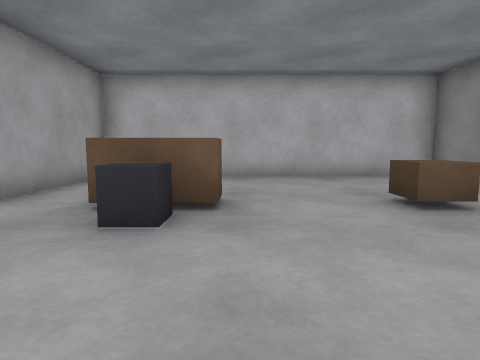
View 1 (above)

24 first-person views from a walk through a world built for the Gazebo simulator. The camera is 0.72 m above the floor, tilts 6° down and sees 75° across. The floor is counted in squares, 1 m on a side. Each view is taken from the middle of a square. On the plan, view 1 faces up. The plan holds only what a view shows up to about 10 squares ahead; the rest is blank.

View 2
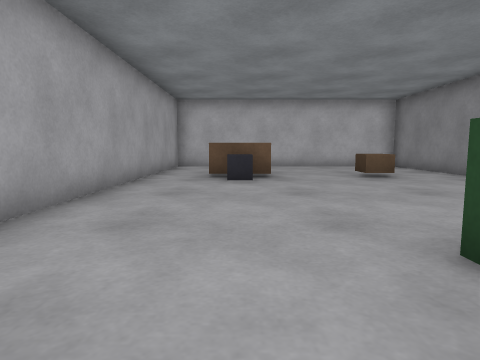

View 3
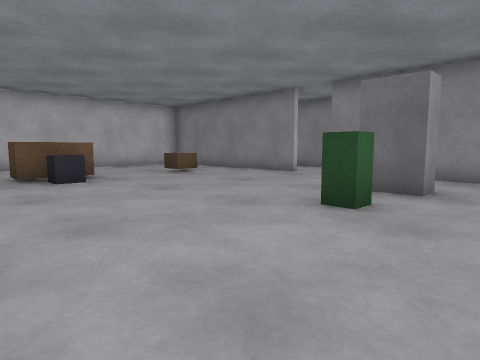

View 4
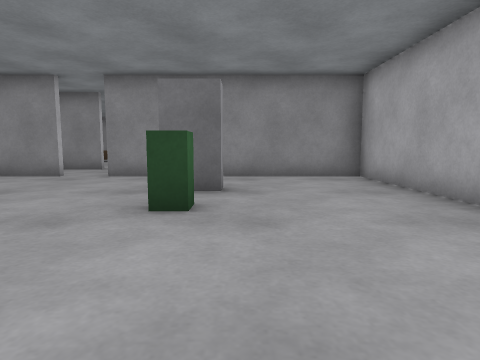

View 5
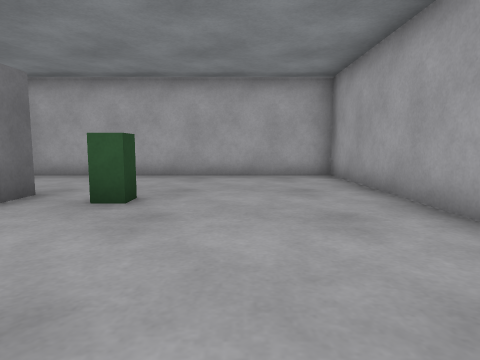

View 6
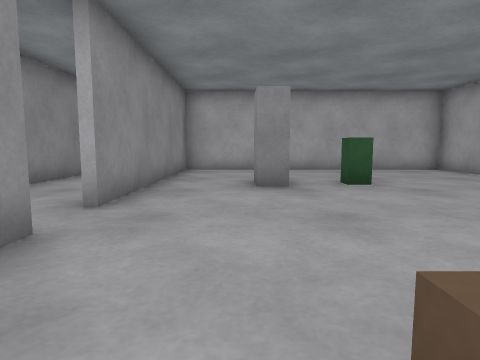

View 7
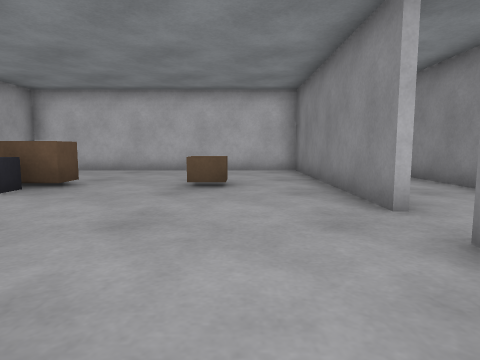

View 8
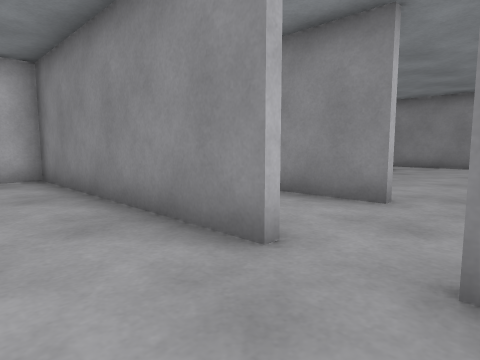

View 9
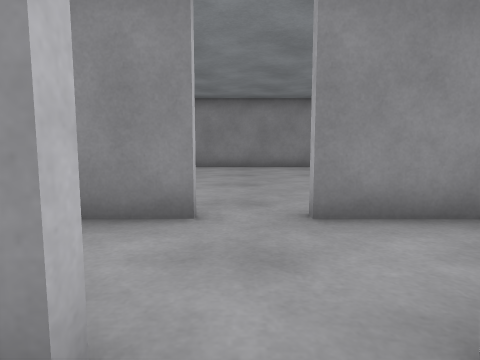

View 10
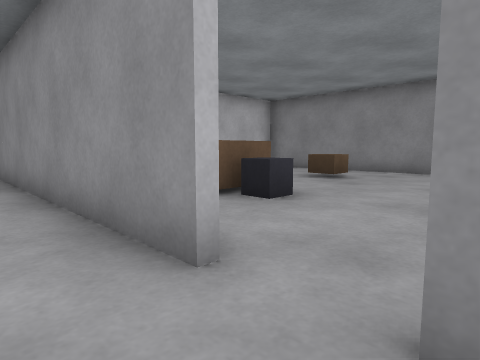

View 11
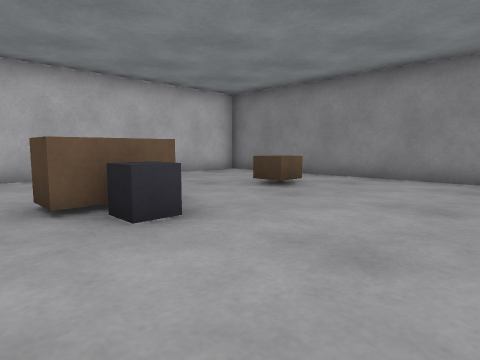

View 12
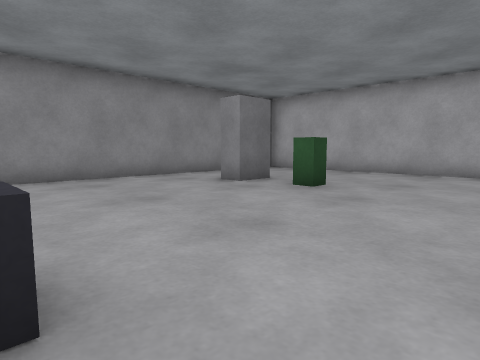

View 13
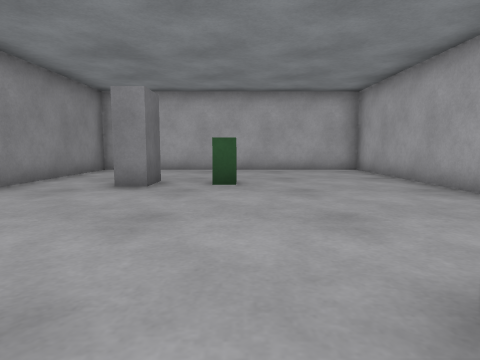

View 14
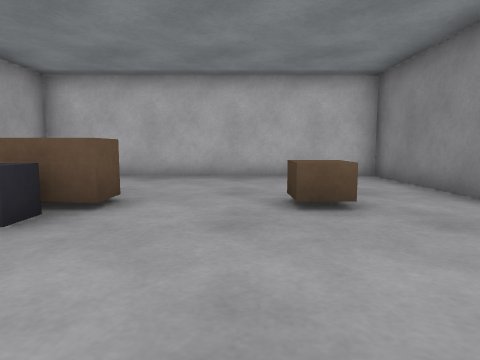

View 15
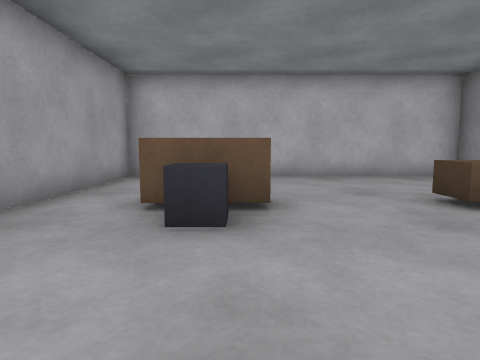

View 16
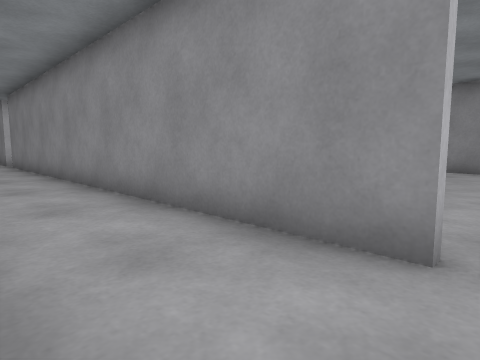

View 17
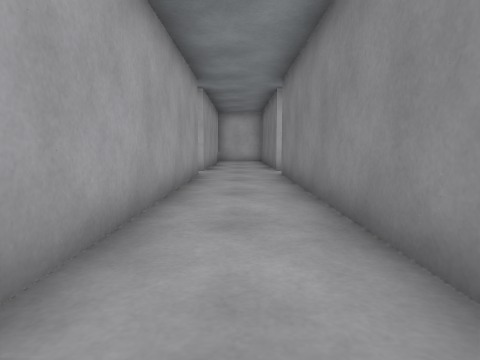

View 18
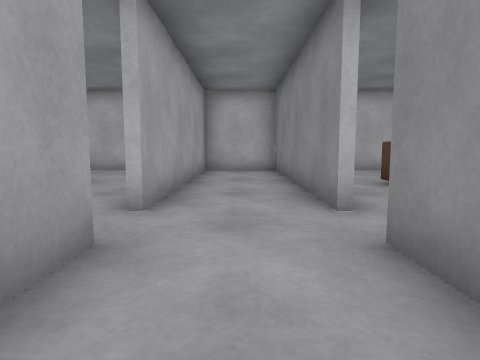

View 19
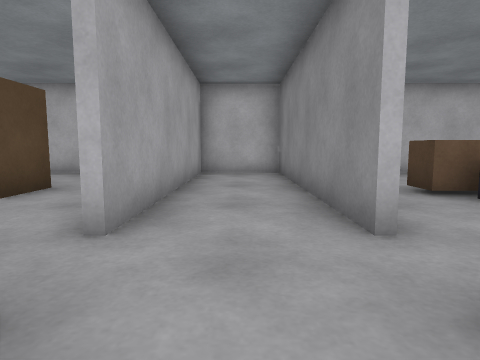

View 20
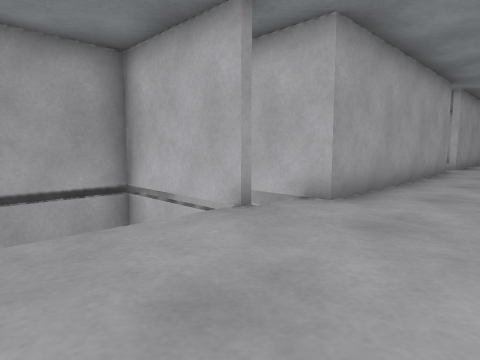

View 21
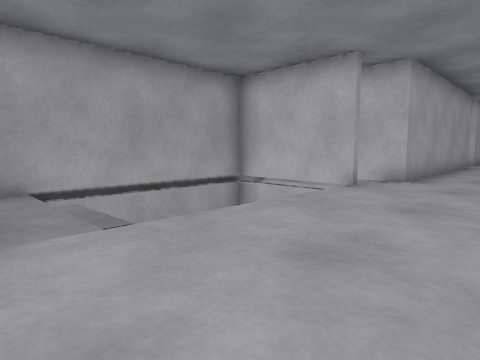

View 22
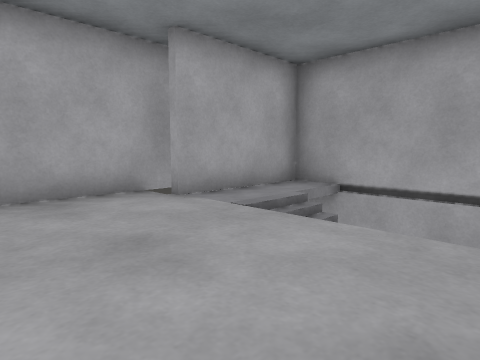

View 23
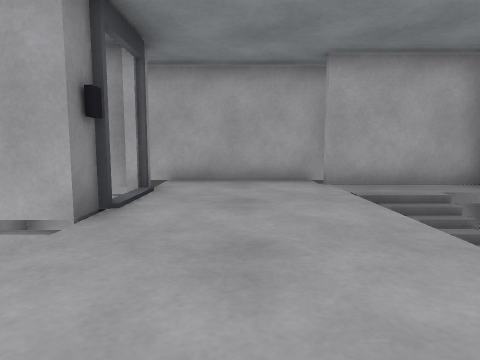

View 24
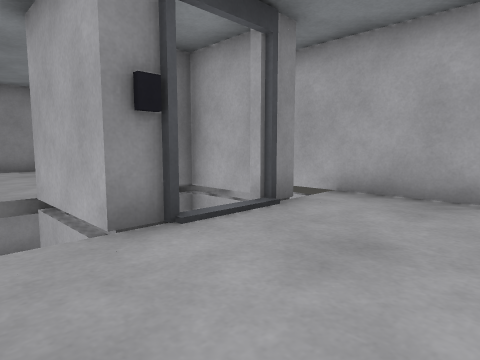

### Floor plan
Key: @ floor where view 1 was taken; # wall or solid block; x gap in a wall; . main floor; - floor 1.3 m lower than the main floor; / step, stairs or slope; v drop or lower ground; B brown box; G grey box; R green box; A dark grey box; P grey post; W white box; O other object.
Columns run from 4 left of view 1 to 16 right of it. Each row starts with its distance up from view 1.
 22      ##  ###  ####
 21      ... #.# ..
 20       .. #.# ..
 19       .. #.# .
 18       B..#.#.BB
 17        ..#.#..O
 16        ..#.#..
 15         .....
 14          #.#
 13          #.#
 12          #.#
 11          #.#
 10          #.#
  9          #.#
  8  #########.##########
  7 #........#.#........#
  6 #........#.#........#
  5 #........#.#........#
  4 #.BB..B..#.#.BB..B..#
  3 #..G.....#.#..G.....#
  2 #........#.#........#
  1 #...................#
  0 #...@....#.#........#
 -1 #........#.#........#
 -2 #....RG..#.#...R.G..#
 -3 #........#.#........#
 -4 #........#.#........#
 -5 #........#.#........#
 -6 ##########.##########
 -7      xvvv .
 -8      G  v
 -9      G  -. .
-10      G  /  .Av      #
-11      #  /   P #     #
-12      #  .  PW #
-13      ####  .vvx
-14         v###vv

Positions as (right, up) in squares from view 1, and headings:
1: (0, 0), facing up
2: (-1, -4), facing up
3: (-3, -4), facing up-right
4: (-3, -3), facing right
5: (-1, 2), facing down
6: (3, 4), facing down
7: (3, -2), facing up
8: (3, 0), facing up-right
9: (4, 1), facing right
10: (6, 0), facing up-right
11: (8, 0), facing up-right
12: (8, 3), facing down-right
13: (11, 4), facing down
14: (12, 0), facing up
15: (10, 0), facing up
16: (5, 1), facing up-right
17: (6, 6), facing up
18: (6, 12), facing up
19: (6, 13), facing up
20: (7, -10), facing up-left
21: (7, -13), facing up-left
22: (7, -9), facing down-left
23: (6, -7), facing down
24: (5, -9), facing down-right
